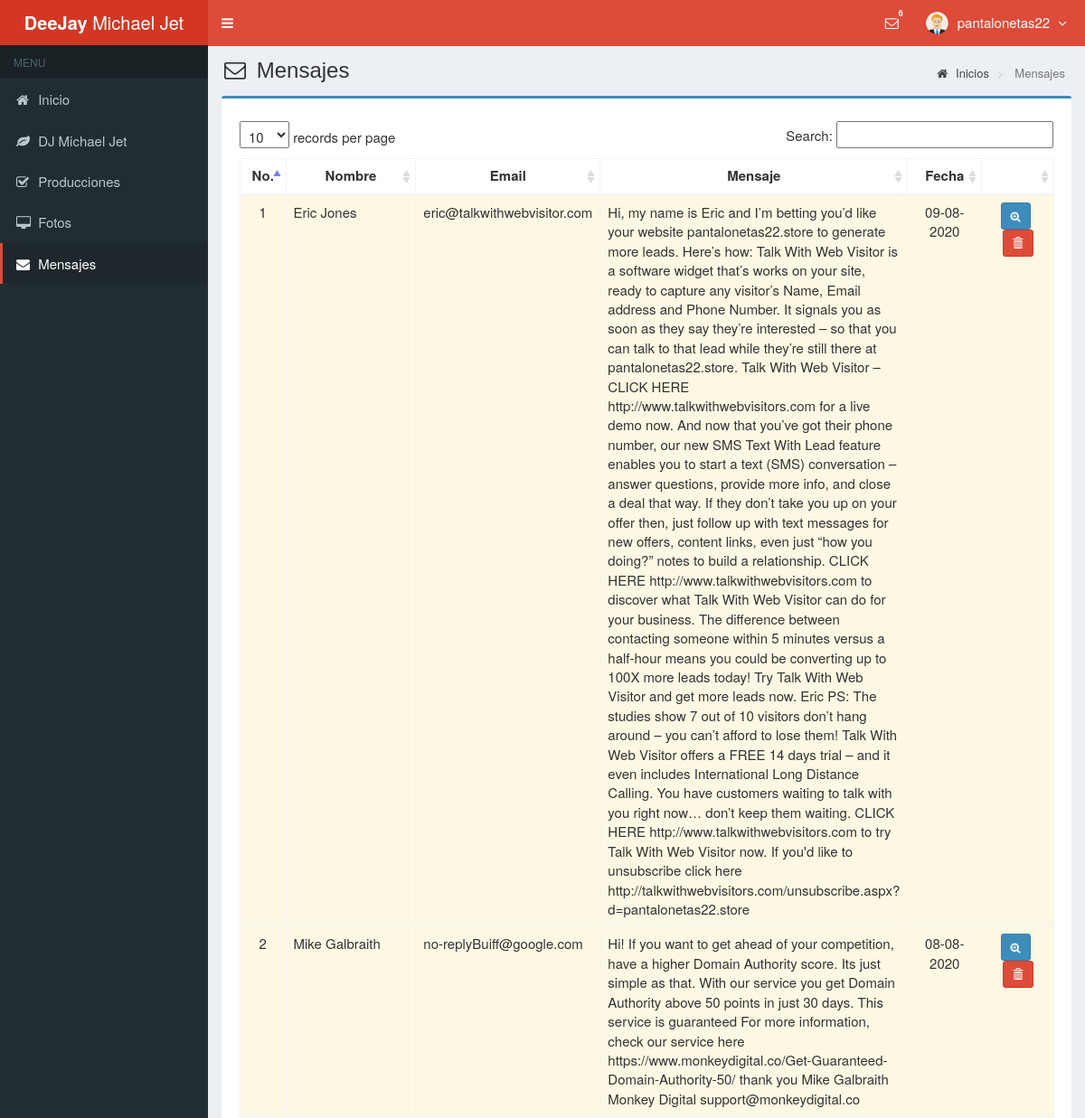
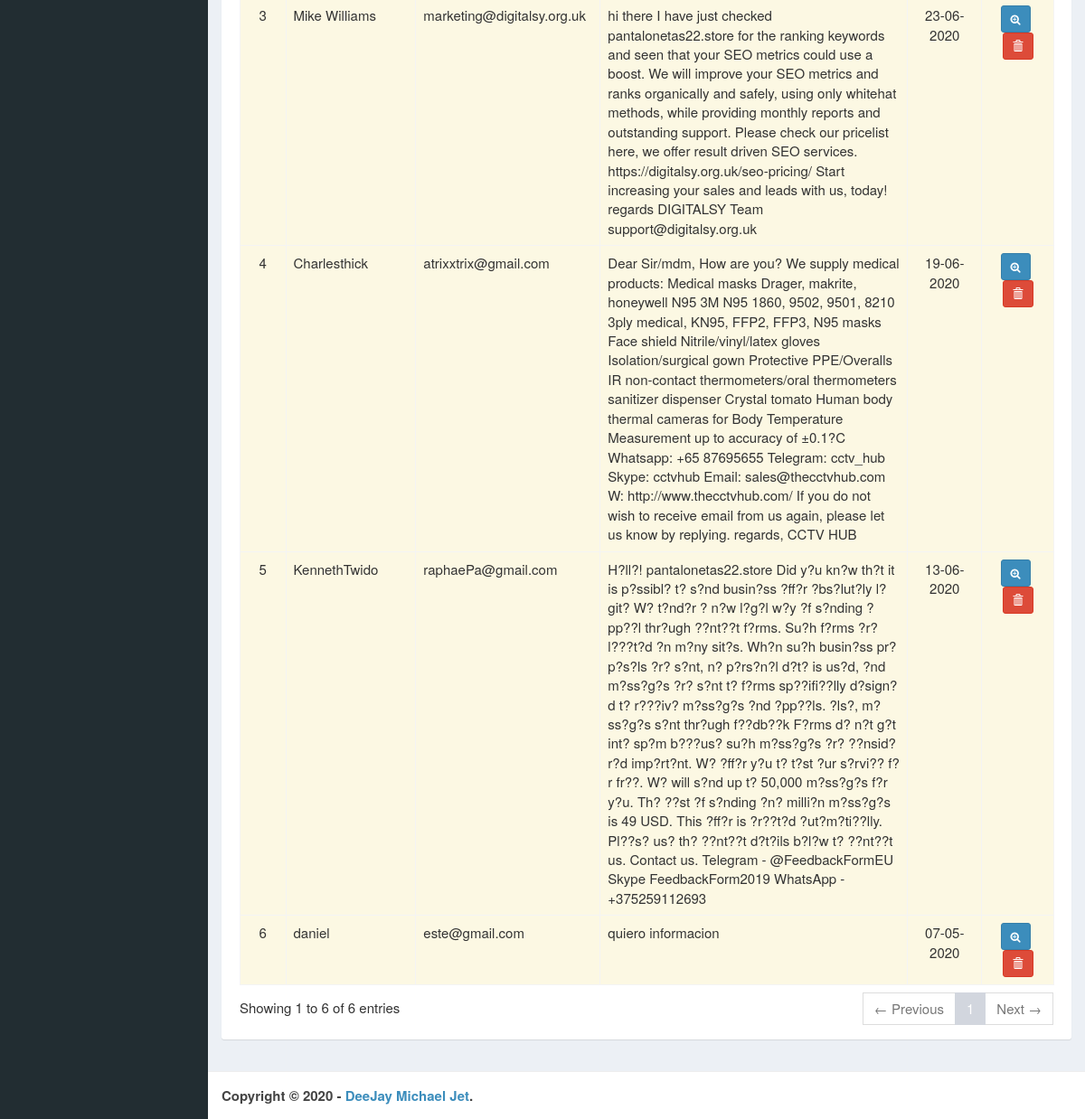
/admin/main.php?module=message (signed in), run on the app's committed database (2 pictures, top to bottom).
### tables this page shows
CREATE TABLE `is_message` (
  `message_id` int(11) NOT NULL,
  `date` timestamp NOT NULL DEFAULT current_timestamp() ON UPDATE current_timestamp(),
  `name` varchar(30) NOT NULL,
  `email` varchar(30) NOT NULL,
  `message` text NOT NULL,
  `status` enum('y','n') NOT NULL DEFAULT 'n'
);

### admin/modules/message/view.php (the view, shortened to what this page needs)
<section class="content-header">
  <h1>
    <i class="fa fa-envelope-o icon-title"></i> Mensajes
  </h1>
  <ol class="breadcrumb">
    <li><a href="?module=home"><i class="fa fa-home"></i> Inicios </a></li>
    <li class="active"> Mensajes </li>
  </ol>
</section>
<section class="content">
  <div class="row">
    <div class="col-md-12">
      <div class="box box-primary">
        <div class="box-body">
          <table id="dataTables1" class="table table-bordered table-striped table-hover">
            <thead>
              <tr>
                <th class="center">No.</th>
                <th class="center">Nombre</th>
                <th class="center">Email</th>
                <th class="center">Mensaje</th>
                <th class="center">Fecha</th>
                <th></th>
              </tr>
            </thead>
            <tbody>
            <?php
            $no = 1;
            $query = mysqli_query($mysqli, "SELECT * FROM is_message ORDER BY message_id DESC")
                                            or die('Hubo un error en la consulta de datos: '.mysqli_error($mysqli));
            while ($data = mysqli_fetch_assoc($query)) {
              $tgl  = substr($data['date'],0,10);
              $exp  = explode('-',$tgl);
              $date = $exp[2]."-".$exp[1]."-".$exp[0];
              if ($data['status']=='y') {
                $warna = "";
              } else {
                $warna = "#fcf8e3";
              }
              echo "<tr style='background:$warna'>
                      <td width='40' class='center'>$no</td>
                      <td width='150'>$data[name]</td>
                      <td width='120'>$data[email]</td>
                      <td width='300'>$data[message]</td>
                      <td width='80' class='center'>$date</td>
                      <td class='center' width='80'>
                        <div>
                          <a data-toggle='tooltip' data-placement='top' title='Detalles' style='margin-right:5px' class='btn btn-primary btn-sm' href='modules/message/proses.php?act=update_status&id=$data[message_id]'>
                              <i style='color:#fff' class='fa fa-search-plus'></i>
                          </a>";
            ?>
                          <a data-toggle="tooltip" data-placement="top" title="Eliminar" class="btn btn-danger btn-sm" href="modules/message/proses.php?act=delete&id=<?php echo $data['message_id'];?>" onclick="return confirm('¿Está seguro de que desea eliminar los mensajes de <?php echo $data['name']; ?> ?');">
                              <i style="color:#fff" class="glyphicon glyphicon-trash"></i>
                          </a>
            <?php
              echo "    </div>
                      </td>
                    </tr>";
              $no++;
            }
            ?>
            </tbody>
          </table>
        </div>
      </div>
    </div>
  </div>
</section><!-- /.content

### admin/main.php (shortened to what this page needs)
<!DOCTYPE html>
<html>
  <head>
    <link href="assets/css/bootstrap.min.css" rel="stylesheet" type="text/css" />
    <link href="assets/plugins/font-awesome-4.6.3/css/font-awesome.min.css" rel="stylesheet" type="text/css" />
    <link href="assets/plugins/datatables/dataTables.bootstrap.css" rel="stylesheet" type="text/css" />
    <link href="assets/plugins/datepicker/datepicker.min.css" rel="stylesheet" type="text/css" />
    <link href="assets/css/AdminLTE.min.css" rel="stylesheet" type="text/css" />
    <link href="assets/css/skins/skin-red.min.css" rel="stylesheet" type="text/css" />
    <link href="assets/plugins/datepicker/datepicker3.css" rel="stylesheet" type="text/css" />
    <link href="assets/css/style.css" rel="stylesheet" type="text/css" />
  </head>
  <body class="skin-red fixed">
    <div class="wrapper">
      <header class="main-header">
        <a href="?module=home" class="logo"><b>DeeJay </b> Michael Jet </a>
        <nav class="navbar navbar-static-top" role="navigation">
          <a href="#" class="sidebar-toggle" data-toggle="offcanvas" role="button">
          </a>
          <div class="navbar-custom-menu">
            <ul class="nav navbar-nav">
              <?php
              require_once "../config/database.php";
              $query = mysqli_query($mysqli, "SELECT COUNT(message_id) as jumlah FROM is_message WHERE status='n'")
                                              or die('Hubo un error en la consulta: '.mysqli_error($mysqli));
              $data = mysqli_fetch_assoc($query);
              if ($data['jumlah']=='0') {
                $jumlah = '';
              } else {
                $jumlah = $data['jumlah'];
              }
              ?>
              <li class="dropdown messages-menu">
                <a href="#" class="dropdown-toggle" data-toggle="dropdown">
                  <i class="fa fa-envelope-o"></i>
                  <span style="background:#dd4b39" class="label"><?php echo $jumlah; ?></span>
                </a>
              </li>
              <?php include "top-menu.php" ?>
            </ul>
          </div>
        </nav>
      </header>
      <aside class="main-sidebar">
        <section class="sidebar">
            <?php include "sidebar-menu.php" ?>
        </section>
      </aside>
      <div class="content-wrapper">
        <?php include "content.php" ?>
      </div>
      <footer class="main-footer">
        <strong>Copyright &copy; 2020 - <a href="http://djmichaeljet.com/home/">DeeJay Michael Jet</a>.</strong>
      </footer>
    </div>
  </body>
</html>

### admin/top-menu.php (shortened to what this page needs)
<li class="dropdown user user-menu">
  <a href="#" class="dropdown-toggle" data-toggle="dropdown">
    <img src="../images/user/admin.png" class="user-image" alt="User Image"/>
    <span class="hidden-xs"><?php echo $_SESSION['fullname']; ?> <i style="margin-left:5px" class="fa fa-angle-down"></i></span>
  </a>
</li>

### admin/sidebar-menu.php
   <ul class="sidebar-menu">
       <li class="header">MENU</li>
<?php
if ($_GET["module"]=="home") { ?>
	<li class="active">
		<a href="?module=home"><i class="fa fa-home"></i> Inicio </a>
  	</li>
<?php
}
else { ?>
	<li>
		<a href="?module=home"><i class="fa fa-home"></i> Inicio </a>
  	</li>
<?php
}
if ($_GET["module"]=="about") { ?>
	<li class="active">
		<a href="?module=about"><i class="fa fa-leaf"></i> DJ Michael Jet</a>
  	</li>
<?php
}
else { ?>
	<li>
		<a href="?module=about"><i class="fa fa-leaf"></i> DJ Michael Jet </a>
  	</li>
<?php
}
if ($_GET["module"]=="service") { ?>
	<li class="active">
		<a href="?module=service"><i class="fa fa-check-square-o"></i> Producciones </a>
  	</li>
<?php
}
else { ?>
	<li>
		<a href="?module=service"><i class="fa fa-check-square-o"></i> Producciones </a>
  	</li>
<?php
}
if ($_GET["module"]=="portfolio" || $_GET["module"]=="form_portfolio") { ?>
	<li class="active">
		<a href="?module=portfolio"><i class="fa fa-desktop"></i> Fotos </a>
  	</li>
<?php
}
else { ?>
	<li>
		<a href="?module=portfolio"><i class="fa fa-desktop"></i> Fotos </a>
  	</li>
<?php
}
if ($_GET["module"]=="message" || $_GET["module"]=="form_message") { ?>
	<li class="active">
		<a href="?module=message"><i class="fa fa-envelope"></i> Mensajes </a>
  	</li>
<?php
}
else { ?>
	<li>
		<a href="?module=message"><i class="fa fa-envelope"></i> Mensajes </a>
  	</li>
<?php
}
?>
</ul>

### admin/content.php (shortened to what this page needs)
<?php
require_once "../config/database.php";
if (empty($_SESSION['username']) && empty($_SESSION['password'])){
	echo "<meta http-equiv='refresh' content='0; url=index.php?alert=1'>";
}
else {
	if ($_GET['module'] == 'home') {
		include "modules/home/view.php";
	}
	elseif ($_GET['module'] == 'about') {
		include "modules/about/view.php";
	}
	elseif ($_GET['module'] == 'service') {
		include "modules/service/view.php";
	}
	elseif ($_GET['module'] == 'portfolio') {
		include "modules/portfolio/view.php";
	}
	elseif ($_GET['module'] == 'form_portfolio') {
		include "modules/portfolio/form.php";
	}
	elseif ($_GET['module'] == 'message') {
		include "modules/message/view.php";
	}
	elseif ($_GET['module'] == 'form_message') {
		include "modules/message/form.php";
	}
	elseif ($_GET['module'] == 'password') {
		include "modules/password/view.php";
	}
}
?>

### admin/assets/css/style.css (style rules this page uses)
.content-header { padding: 15px 18px 0; position: relative; }
.content-header > .breadcrumb { background: transparent none repeat scroll 0 0; border-radius: 2px; float: right; font-size: 13px; margin-bottom: 0; margin-top: 0; padding: 7px 12px; position: absolute; right: 10px; top: 15px; }
.center { text-align:center; }
.icon-title { margin-right: 5px; }
body { background-color: #fff; color: #333; font-size: 15px; line-height: 1.42857; }

### data on the page
is_message: name "Eric Jones", email "eric@talkwithwebvisitor.com", message "Hi, my name is Eric and I’m betting you’d like your website pantalonetas22.store to generate more leads. Here’s how: Talk With Web Visitor is a software widget that’s works on your site, ready to capture any visitor’s Name, Email address and Phone Number. It signals you as soon as they say they’re interested – so that you can talk to that lead while they’re still there at pantalonetas22.store. Talk With Web Visitor – CLICK HERE http://www.talkwithwebvisitors.com for a live demo now. And now that you’ve got their phone number, our new SMS Text With Lead feature enables you to start a text (SMS) conversation – answer questions, provide more info, and close a deal that way. If they don’t take…", date "09-08-2020"
is_message: name "Mike Galbraith", email "no-replyBuiff@google.com", message "Hi! If you want to get ahead of your competition, have a higher Domain Authority score. Its just simple as that. With our service you get Domain Authority above 50 points in just 30 days. This service is guaranteed For more information, check our service here https://www.monkeydigital.co/Get-Guaranteed-Domain-Authority-50/ thank you Mike Galbraith Monkey Digital support@monkeydigital.co", date "08-08-2020"
is_message: name "Mike Williams", email "marketing@digitalsy.org.uk", message "hi there I have just checked pantalonetas22.store for the ranking keywords and seen that your SEO metrics could use a boost. We will improve your SEO metrics and ranks organically and safely, using only whitehat methods, while providing monthly reports and outstanding support. Please check our pricelist here, we offer result driven SEO services. https://digitalsy.org.uk/seo-pricing/ Start increasing your sales and leads with us, today! regards DIGITALSY Team support@digitalsy.org.uk", date "23-06-2020"
is_message: name "Charlesthick", email "atrixxtrix@gmail.com", message "Dear Sir/mdm, How are you? We supply medical products: Medical masks Drager, makrite, honeywell N95 3M N95 1860, 9502, 9501, 8210 3ply medical, KN95, FFP2, FFP3, N95 masks Face shield Nitrile/vinyl/latex gloves Isolation/surgical gown Protective PPE/Overalls IR non-contact thermometers/oral thermometers sanitizer dispenser Crystal tomato Human body thermal cameras for Body Temperature Measurement up to accuracy of ±0.1?C Whatsapp: +65 87695655 Telegram: cctv_hub Skype: cctvhub Email: sales@thecctvhub.com W: http://www.thecctvhub.com/ If you do not wish to receive email from us again, please let us know by replying. regards, CCTV HUB", date "19-06-2020"
is_message: name "KennethTwido", email "raphaePa@gmail.com", message "H?ll?! pantalonetas22.store Did y?u kn?w th?t it is p?ssibl? t? s?nd busin?ss ?ff?r ?bs?lut?ly l?git? W? t?nd?r ? n?w l?g?l w?y ?f s?nding ?pp??l thr?ugh ??nt??t f?rms. Su?h f?rms ?r? l???t?d ?n m?ny sit?s. Wh?n su?h busin?ss pr?p?s?ls ?r? s?nt, n? p?rs?n?l d?t? is us?d, ?nd m?ss?g?s ?r? s?nt t? f?rms sp??ifi??lly d?sign?d t? r???iv? m?ss?g?s ?nd ?pp??ls. ?ls?, m?ss?g?s s?nt thr?ugh f??db??k F?rms d? n?t g?t int? sp?m b???us? su?h m?ss?g?s ?r? ??nsid?r?d imp?rt?nt. W? ?ff?r y?u t? t?st ?ur s?rvi?? f?r fr??. W? will s?nd up t? 50,000 m?ss?g?s f?r y?u. Th? ??st ?f s?nding ?n? milli?n m?ss?g?s is 49 USD. This ?ff?r is ?r??t?d ?ut?m?ti??lly. Pl??s? us? th? ??nt??t d?t?ils b?l?w t? ??nt??t us.…", date "13-06-2020"
is_message: name "daniel", email "este@gmail.com", message "quiero informacion", date "07-05-2020"

### other printed values
$jumlah "6"
$_SESSION['fullname'] "pantalonetas22"
